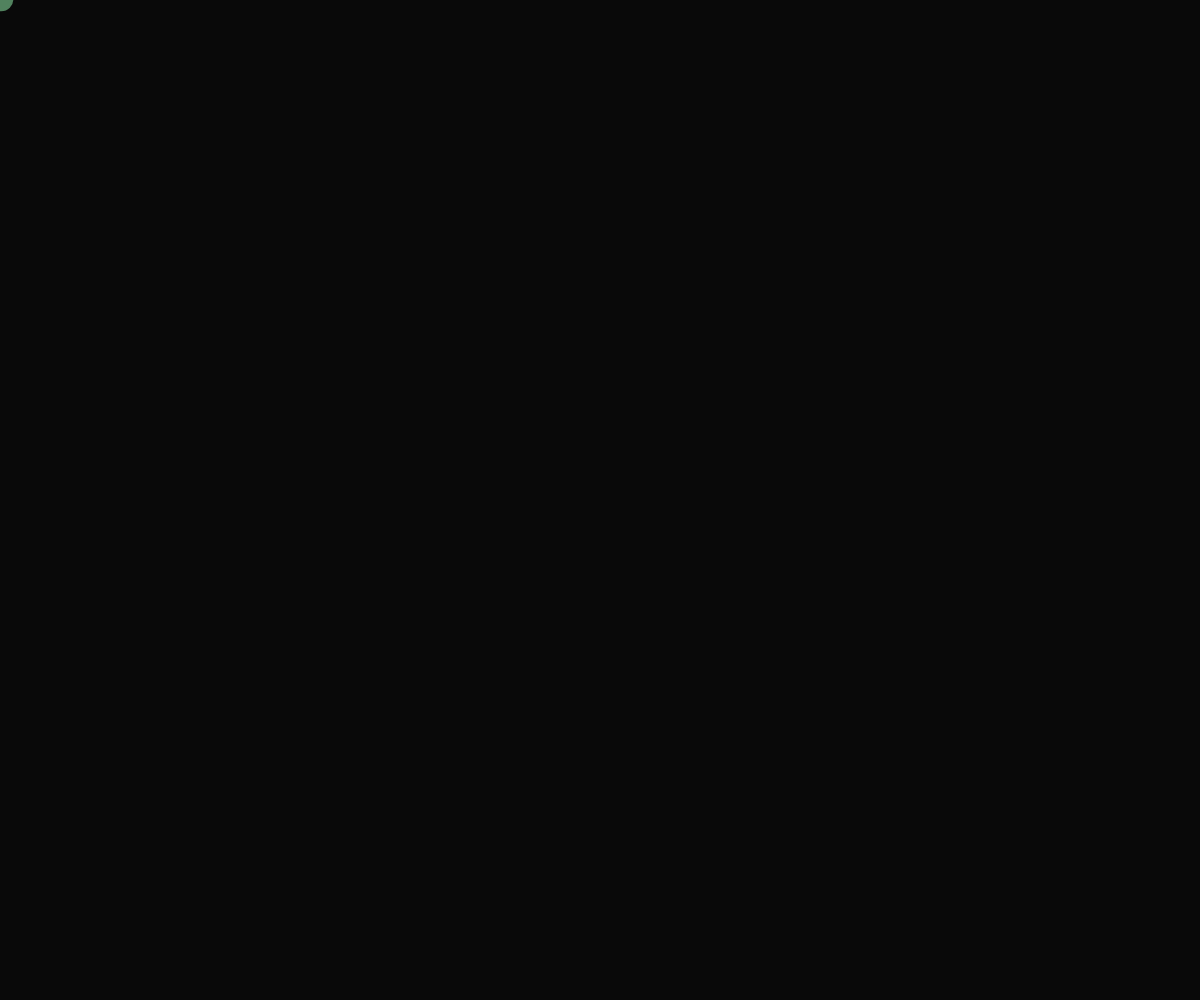
Frame 1 (no input)
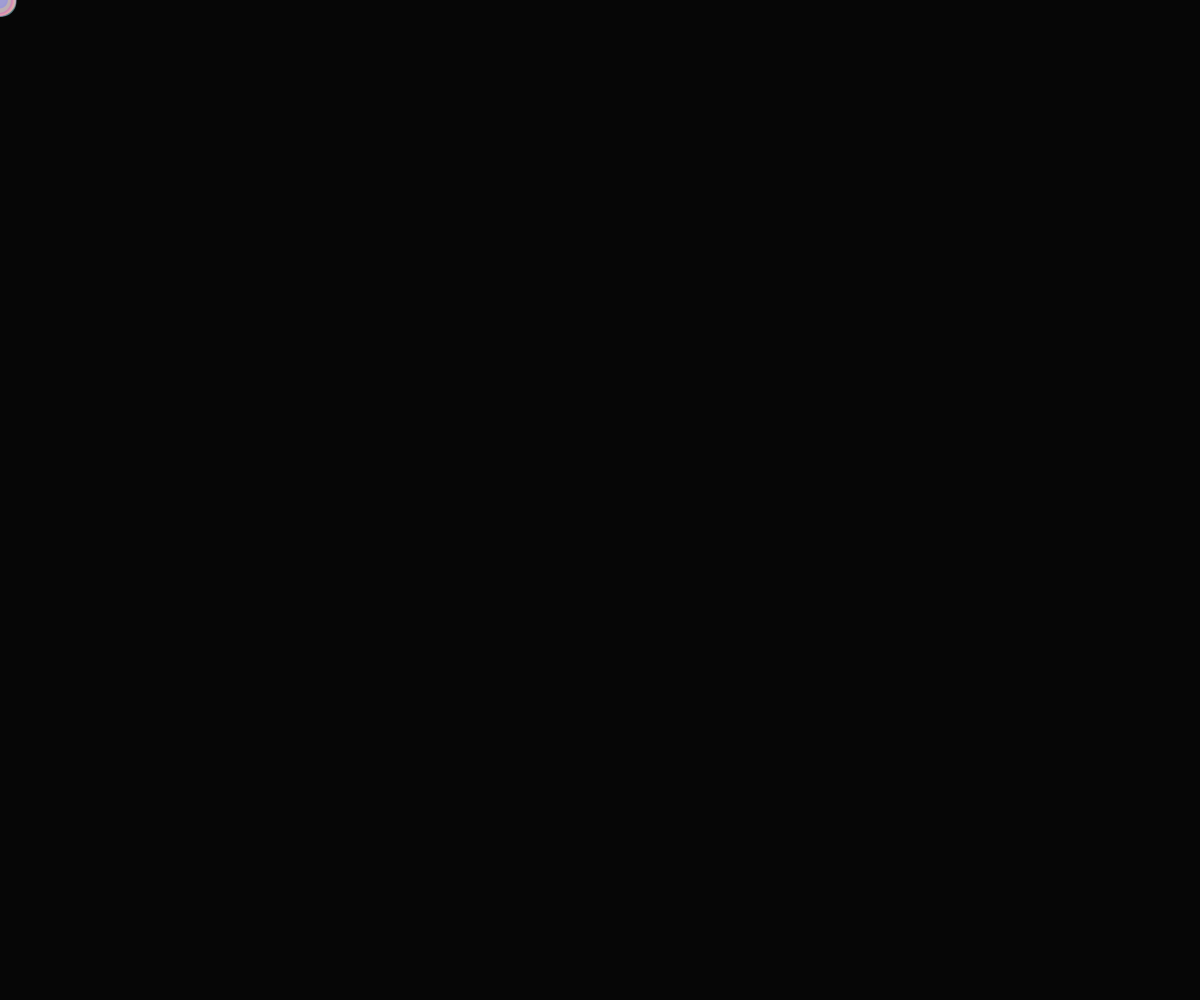
Frame 60 (no input)
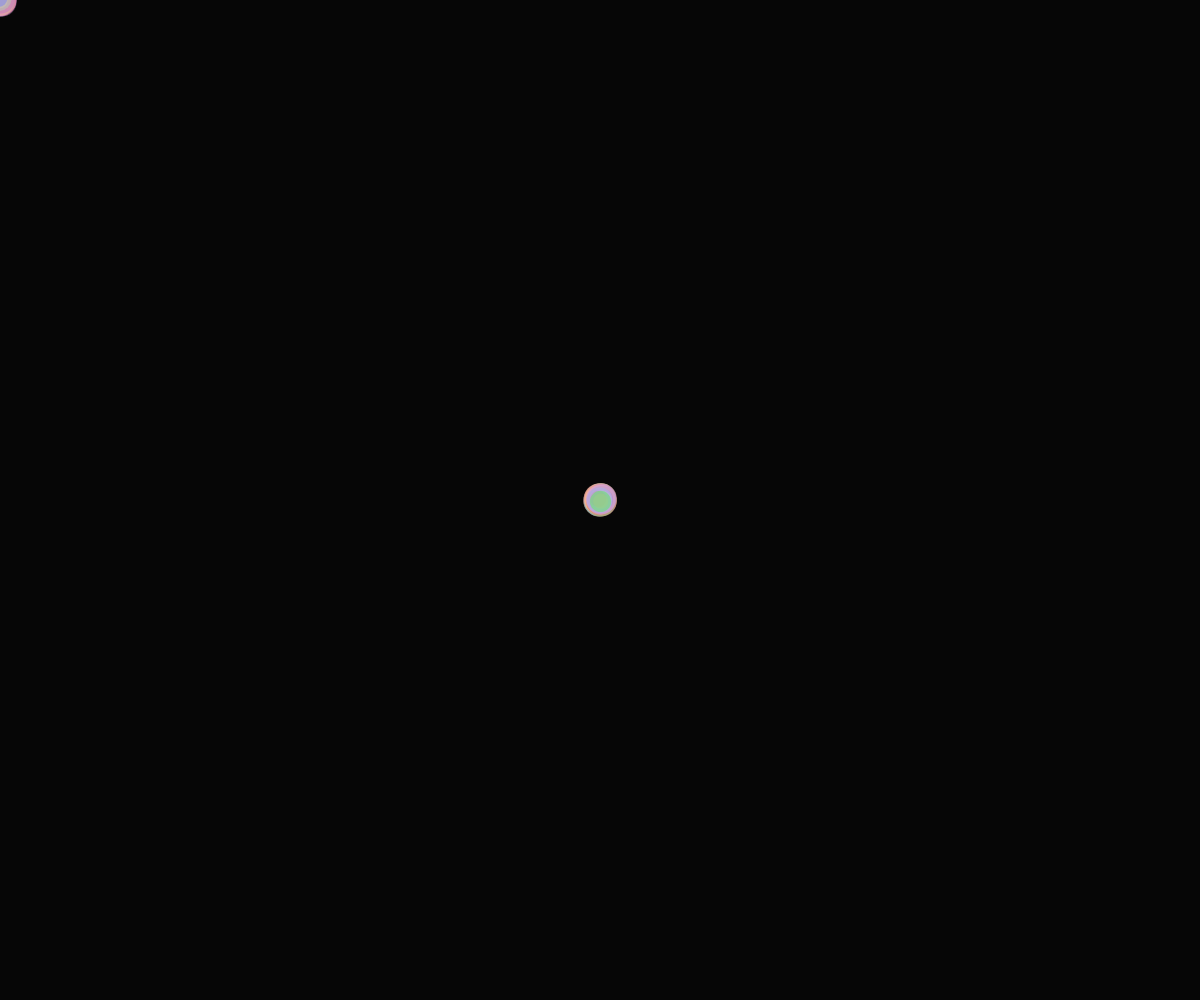
Frame 120 (the mouse pressed at the canvas centre since frame 60)

The p5.js sketch that drew these frames (run headless with seeded random() and noise() and a simulated clock; from frame 60 on, the mouse is pressed at the canvas centre):

// p5.js sketch
// ── sketch.js
let trail = [];

function setup() {
  createCanvas(windowWidth, windowHeight);
  noCursor();
  background(10);
}

function draw() {
  fill(10, 20);
  noStroke();
  rect(0, 0, width, height);

  let t = {
    x: mouseX,
    y: mouseY,
    r: random(10, 30),
    col: color(random(100, 255), random(100, 255), random(100, 255), 150)
  };
  trail.push(t);

  if (trail.length > 100) trail.shift();

  for (let i = 0; i < trail.length; i++) {
    let t = trail[i];
    fill(t.col);
    noStroke();
    ellipse(t.x + random(-2, 2), t.y + random(-2, 2), t.r);
  }
}
